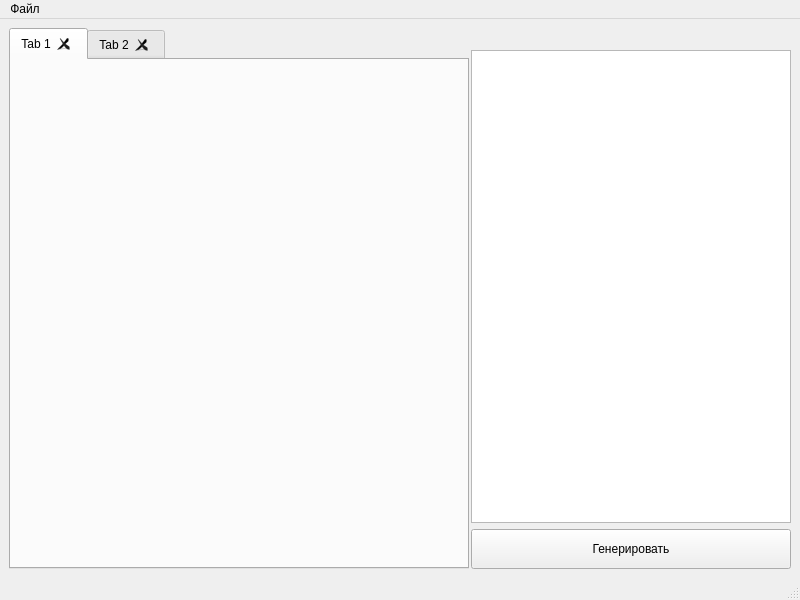
<?xml version="1.0" encoding="UTF-8"?>
<ui version="4.0">
 <class>MainWin</class>
 <widget class="QMainWindow" name="MainWin">
  <property name="geometry">
   <rect>
    <x>0</x>
    <y>0</y>
    <width>800</width>
    <height>600</height>
   </rect>
  </property>
  <property name="minimumSize">
   <size>
    <width>800</width>
    <height>600</height>
   </size>
  </property>
  <property name="windowTitle">
   <string>MainWindow</string>
  </property>
  <widget class="QWidget" name="centralwidget">
   <property name="sizePolicy">
    <sizepolicy hsizetype="Ignored" vsizetype="Ignored">
     <horstretch>0</horstretch>
     <verstretch>0</verstretch>
    </sizepolicy>
   </property>
   <layout class="QHBoxLayout" name="horizontalLayout">
    <item>
     <widget class="QTabWidget" name="tabs">
      <property name="enabled">
       <bool>true</bool>
      </property>
      <property name="minimumSize">
       <size>
        <width>460</width>
        <height>541</height>
       </size>
      </property>
      <property name="tabPosition">
       <enum>QTabWidget::North</enum>
      </property>
      <property name="tabShape">
       <enum>QTabWidget::Rounded</enum>
      </property>
      <property name="currentIndex">
       <number>0</number>
      </property>
      <property name="tabsClosable">
       <bool>true</bool>
      </property>
      <property name="movable">
       <bool>true</bool>
      </property>
      <widget class="QWidget" name="tab">
       <attribute name="title">
        <string>Tab 1</string>
       </attribute>
      </widget>
      <widget class="QWidget" name="tab_2">
       <attribute name="title">
        <string>Tab 2</string>
       </attribute>
      </widget>
     </widget>
    </item>
    <item>
     <layout class="QVBoxLayout" name="verticalLayout">
      <item>
       <widget class="QLabel" name="hard_spacer">
        <property name="minimumSize">
         <size>
          <width>14</width>
          <height>16</height>
         </size>
        </property>
        <property name="maximumSize">
         <size>
          <width>323</width>
          <height>16</height>
         </size>
        </property>
        <property name="text">
         <string/>
        </property>
       </widget>
      </item>
      <item>
       <widget class="QGraphicsView" name="graphicsView">
        <property name="minimumSize">
         <size>
          <width>200</width>
          <height>320</height>
         </size>
        </property>
        <property name="maximumSize">
         <size>
          <width>800</width>
          <height>16777215</height>
         </size>
        </property>
       </widget>
      </item>
      <item>
       <widget class="QPushButton" name="pushButton">
        <property name="minimumSize">
         <size>
          <width>320</width>
          <height>40</height>
         </size>
        </property>
        <property name="maximumSize">
         <size>
          <width>320</width>
          <height>40</height>
         </size>
        </property>
        <property name="text">
         <string>Генерировать</string>
        </property>
       </widget>
      </item>
     </layout>
    </item>
   </layout>
  </widget>
  <widget class="QMenuBar" name="menubar">
   <property name="geometry">
    <rect>
     <x>0</x>
     <y>0</y>
     <width>800</width>
     <height>21</height>
    </rect>
   </property>
   <widget class="QMenu" name="menu">
    <property name="title">
     <string>Файл</string>
    </property>
    <addaction name="action_3"/>
    <addaction name="action"/>
    <addaction name="action_2"/>
    <addaction name="separator"/>
    <addaction name="action_4"/>
   </widget>
   <addaction name="menu"/>
  </widget>
  <widget class="QStatusBar" name="statusbar"/>
  <action name="action">
   <property name="text">
    <string>Открыть проект</string>
   </property>
  </action>
  <action name="action_2">
   <property name="text">
    <string>Сохранить проект</string>
   </property>
  </action>
  <action name="action_4">
   <property name="text">
    <string>Выход</string>
   </property>
  </action>
  <action name="action_3">
   <property name="text">
    <string>Новый проект</string>
   </property>
  </action>
 </widget>
 <resources/>
 <connections/>
</ui>
